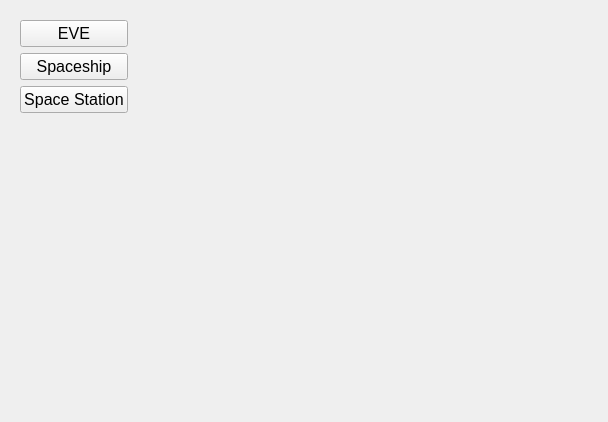
<?xml version="1.0" encoding="UTF-8"?>
<ui version="4.0">
 <class>Form</class>
 <widget class="QWidget" name="Form">
  <property name="geometry">
   <rect>
    <x>0</x>
    <y>0</y>
    <width>608</width>
    <height>422</height>
   </rect>
  </property>
  <property name="windowTitle">
   <string>Form</string>
  </property>
  <layout class="QHBoxLayout" name="horizontalLayout">
   <item>
    <widget class="QWidget" name="widget_2" native="true">
     <layout class="QVBoxLayout" name="verticalLayout">
      <item>
       <widget class="QPushButton" name="assignment1Btn">
        <property name="font">
         <font>
          <pointsize>12</pointsize>
         </font>
        </property>
        <property name="text">
         <string>EVE</string>
        </property>
        <property name="icon">
         <iconset resource="resource_Home.qrc">
          <normaloff>:/images/EVE.png</normaloff>:/images/EVE.png</iconset>
        </property>
        <property name="iconSize">
         <size>
          <width>50</width>
          <height>33</height>
         </size>
        </property>
       </widget>
      </item>
      <item>
       <widget class="QPushButton" name="assignment2Btn">
        <property name="font">
         <font>
          <pointsize>12</pointsize>
         </font>
        </property>
        <property name="text">
         <string>Spaceship</string>
        </property>
        <property name="icon">
         <iconset resource="resource_Home.qrc">
          <normaloff>:/images/spaceShip.png</normaloff>:/images/spaceShip.png</iconset>
        </property>
        <property name="iconSize">
         <size>
          <width>50</width>
          <height>25</height>
         </size>
        </property>
       </widget>
      </item>
      <item>
       <widget class="QPushButton" name="assignment3Btn">
        <property name="font">
         <font>
          <pointsize>12</pointsize>
         </font>
        </property>
        <property name="text">
         <string>Space Station</string>
        </property>
        <property name="icon">
         <iconset>
          <normaloff>://images/spaceStation.png</normaloff>://images/spaceStation.png</iconset>
        </property>
        <property name="iconSize">
         <size>
          <width>50</width>
          <height>43</height>
         </size>
        </property>
       </widget>
      </item>
      <item>
       <spacer name="verticalSpacer">
        <property name="orientation">
         <enum>Qt::Vertical</enum>
        </property>
        <property name="sizeHint" stdset="0">
         <size>
          <width>20</width>
          <height>40</height>
         </size>
        </property>
       </spacer>
      </item>
     </layout>
    </widget>
   </item>
   <item>
    <spacer name="horizontalSpacer">
     <property name="orientation">
      <enum>Qt::Horizontal</enum>
     </property>
     <property name="sizeHint" stdset="0">
      <size>
       <width>438</width>
       <height>20</height>
      </size>
     </property>
    </spacer>
   </item>
  </layout>
 </widget>
 <resources>
  <include location="resource_Home.qrc"/>
 </resources>
 <connections/>
</ui>
